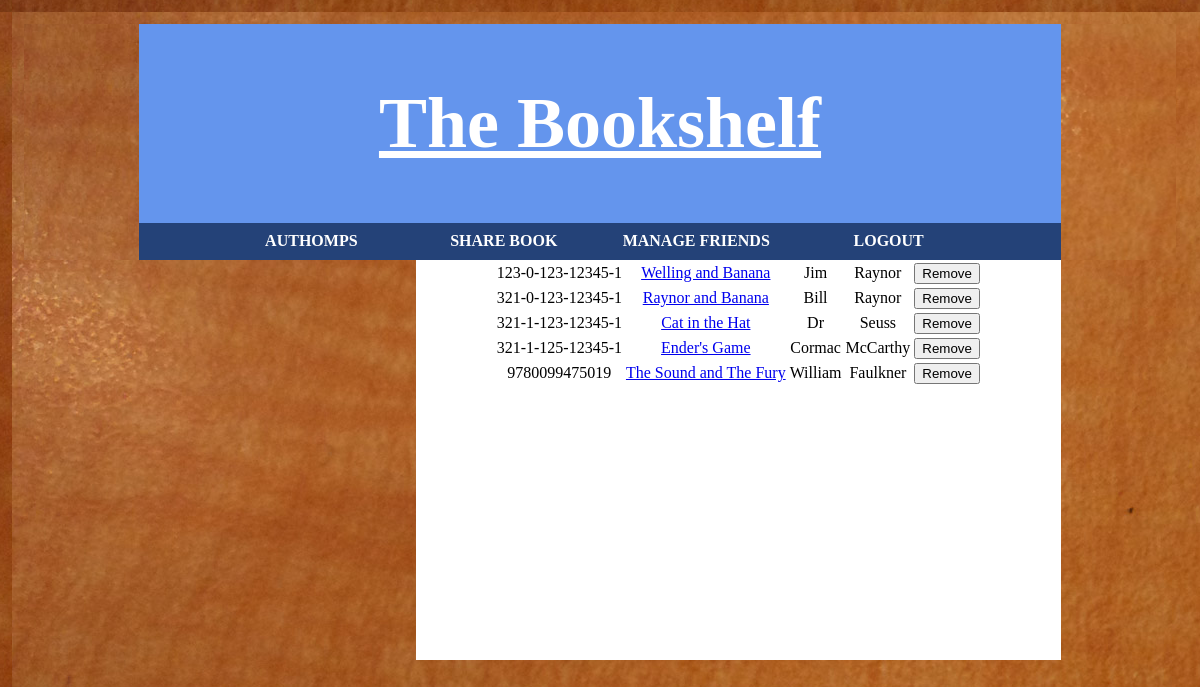
The page /view_books.php (signed in) on the database its author committed.
### tables this page shows
CREATE TABLE books
( 	isbn CHAR(17) NOT NULL PRIMARY KEY,
	title VARCHAR(50),
	author_first_name VARCHAR(20),
	author_last_name VARCHAR(20)
);

### view_books.php (the view, shortened to what this page needs)
<!DOCTYPE html>
<html>
<head>
	<link rel="stylesheet" type="text/css" href="css/bookshelf.css" />
</head>
<body>
	<div id="wrap">
		<?php
			include('directory.php');
		?>
		<div id="main">
			<?php
				include('access_database.php');
				$userQuery = "SELECT * FROM books";
				$userStmt = $db->query($userQuery);
				$num_rows = $userStmt->num_rows;
				if ($num_rows == 0) {
					echo "no books";
				} else {
					echo "<table>";
					for ($i=0; $i < $num_rows; $i++) {
						$row = $userStmt->fetch_assoc();
						echo '<tr><td>'.$row['isbn'].'</td><td>'.'<a href="book_view.php?isbn='.$row['isbn'].'">'.$row['title'].'</a>'.'</td><td>'.$row['author_first_name'].'</td><td>'.$row['author_last_name'].'</td><td><input type="submit" value="Remove"></td><input type ="hidden" name="isbn" value="'.$row['isbn'].'"></tr>';
					}
					echo "</table>";
				}
			?>
		</div>
</body>
</html>

### css/bookshelf.css (style rules this page uses)
html, body { margin:1%; padding:0; background-image: url('background_wood.jpg'); }
#wrap { width:80%; height: 100%; margin:0 auto; font-size: 16px; background-color: #87CEFA; min-width: 550px; }
#main { float: right; margin:0 auto; text-align:center; background-color: white; width: 70%; min-height: 400px; }
table { margin-left:auto; margin-right:auto; }

### rows shown on the page
books: isbn "123-0-123-12345-1", title "Welling and Banana", author_first_name "Jim", author_last_name "Raynor"
books: isbn "321-0-123-12345-1", title "Raynor and Banana", author_first_name "Bill", author_last_name "Raynor"
books: isbn "321-1-123-12345-1", title "Cat in the Hat", author_first_name "Dr", author_last_name "Seuss"
books: isbn "321-1-125-12345-1", title "Ender's Game", author_first_name "Cormac", author_last_name "McCarthy"
books: isbn "9780099475019", title "The Sound and The Fury", author_first_name "William", author_last_name "Faulkner"

### other values the page prints
$username "AUTHOMPS"
